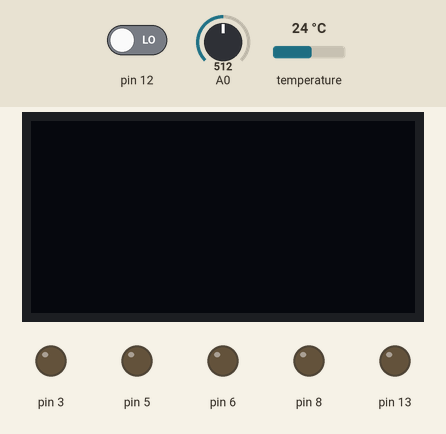
Recording of a sketch running on a simulated Arduino Uno, built with avr-gcc and run on an emulated ATmega328P. Parts: 128×64 one-colour display, output pins drawn as LEDs (lit = HIGH). The test bench sets the inputs (shaded band); at power-on: pin 12 LOW, A0 = 512, temperature 24 °C. The display library's start-up logo is not drawn; the local clock reads 2024-03-15 10:24:30 at power-on unless the sketch sets it.

Above: at 3.2 s.
3.3 s: pin 12 driven HIGH
At 5.4 s:
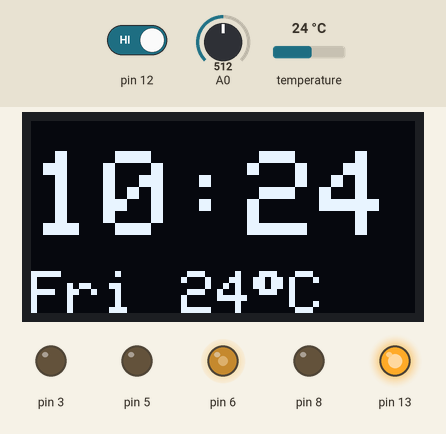
5.7 s: pin 12 driven LOW
At 6.9 s:
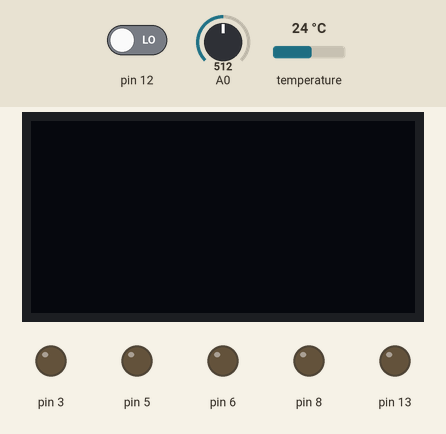
7.2 s: pin 12 driven HIGH
At 9.1 s:
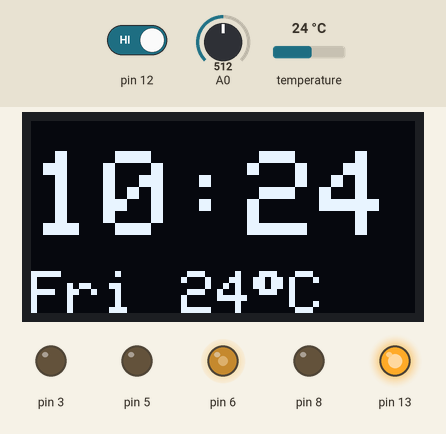
9.4 s: A0 set to 716
At 10.0 s:
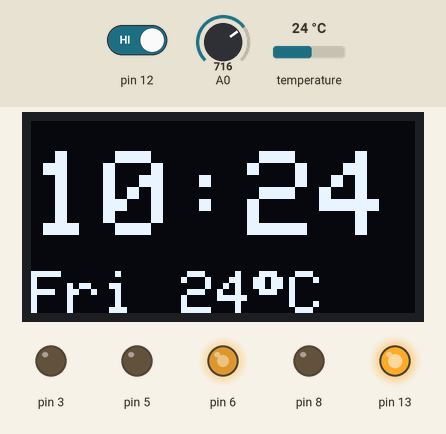
11.0 s: A0 set to 900
At 11.9 s:
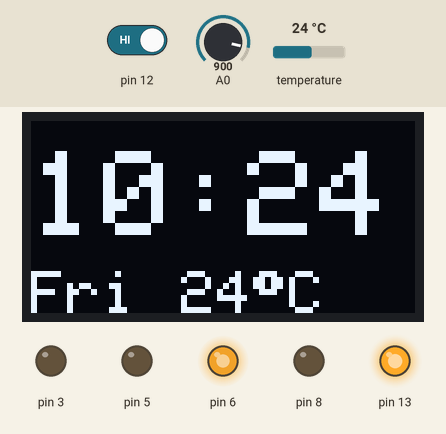
12.6 s: temperature set to 12 °C
At 13.6 s:
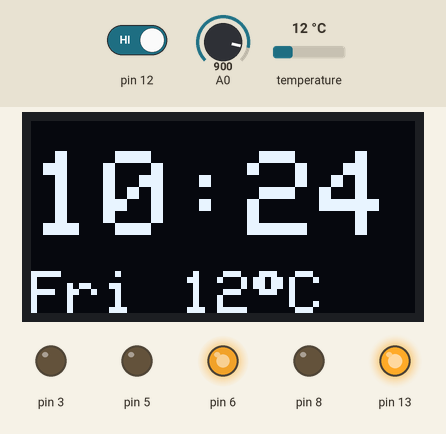
Timing chart, 0 to 15.6 s (numbered marks = the images above; inputs shaded):
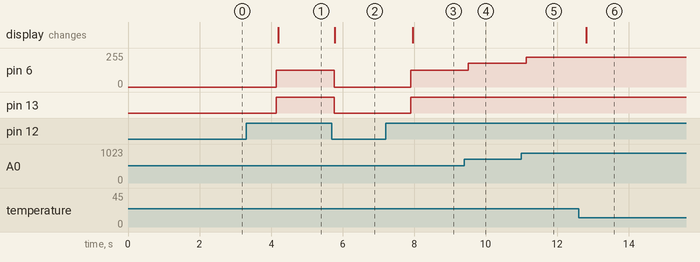

Measured:
- after the input at 3.3 s, pin 6: 0/255 → 127/255 after 0.84 s; pin 13: LOW → HIGH after 0.84 s; the display: changes after 0.90 s (image 1)
- after the input at 5.7 s, pin 6: 127/255 → 0/255 after 0.06 s; pin 13: HIGH → LOW after 0.06 s; the display: changes after 0.09 s (image 2)
- after the input at 7.2 s, pin 6: 0/255 → 127/255 after 0.70 s; pin 13: LOW → HIGH after 0.70 s; the display: changes after 0.76 s (image 3)
- after the input at 9.4 s, pin 6: 127/255 → 178/255 after 0.12 s
- after the input at 11.0 s, pin 6: 178/255 → 224/255 after 0.14 s
- after the input at 12.6 s, the display: changes after 0.21 s (image 6)

The sketch:

SmartStation.ino
```cpp
/*
 Name:		SmartStation.ino
 Created:	2022-03-12 20:14:37
 Author:	akosr
*/

#include "main.h"

Main* core;


void setup() {
	core = new Main();
	core->init();
	//pinMode(8, OUTPUT);
}

void loop() {
	core->step();
}
```
